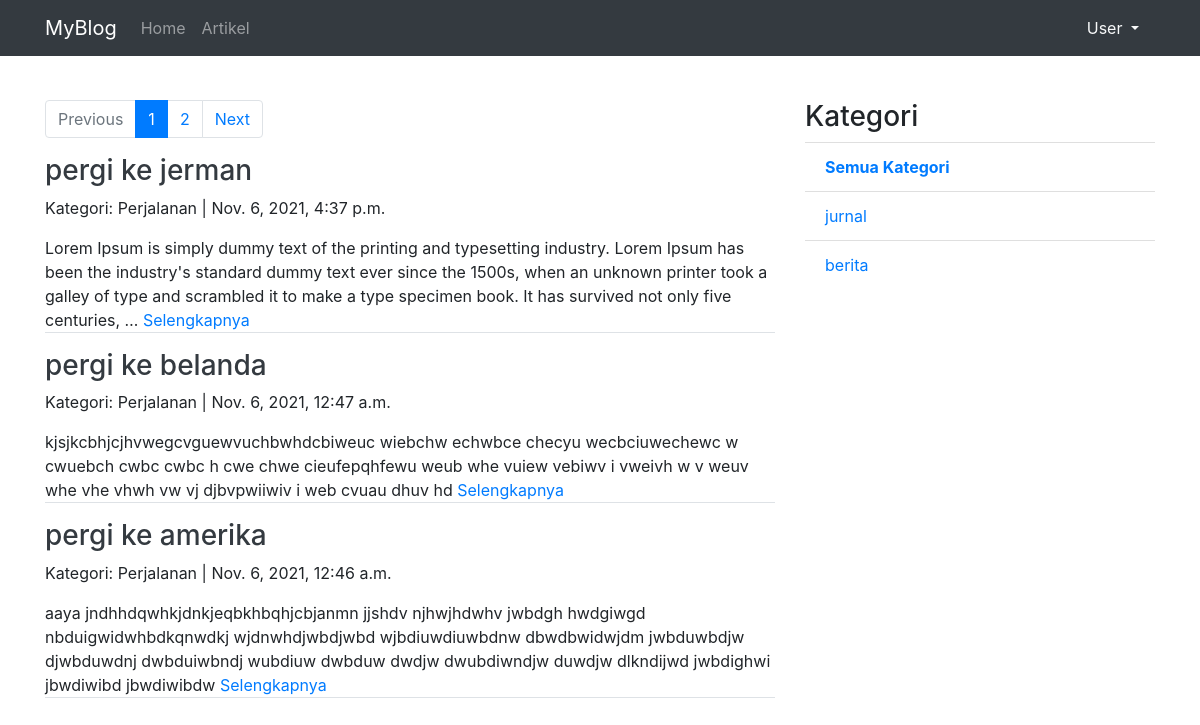
Page /artikel/kategori/Perjalanan/1 on the committed database.
### artikel/models.py (models this page shows, shortened)
class Artikel(models.Model):
    judul   = models.CharField(max_length=255)
    isi     = models.TextField()
    kategori = models.CharField(max_length=255)
    published =models.DateTimeField(auto_now_add=True)
    updated = models.DateTimeField(auto_now=True)
    slug    = models.SlugField(blank=True, editable=False)

### artikel/views.py (the view)
# urls.py: url(r'^kategori/(?P<kategori>[\w]+)/(?P<page>\d+)$', ArtikelKategoriListView.as_view(), name='category'),
class ArtikelKategoriListView(ListView):
    model = Artikel
    template_name= "artikel/artikel_kategori_list.html"
    context_object_name = 'artikel_list'
    ordering = ['-published']
    paginate_by = 3
    def get_queryset(self):
        self.queryset = self.model.objects.filter(kategori=self.kwargs['kategori'])
        return super().get_queryset()
    def get_context_data(self, *args, **kwargs):
        kategori_list = self.model.objects.values_list('kategori', flat=True).distinct().exclude(kategori=self.kwargs['kategori'])
        self.kwargs.update({'kategori_list': kategori_list})
        kwargs = self.kwargs
        return super().get_context_data(*args, **kwargs)

### artikel/templates/artikel/artikel_kategori_list.html (shortened to what this page needs)
{% extends "base.html" %}
{% block contents %}
<div class="row">
    <div class="col-md-8">
        {% if is_paginated %}
            <nav aria-label="artikelPage">
                <ul class="pagination">
                    {% if page_obj.has_previous %}
                    <li class="page-item">
                        <a class="page-link" href="{% url 'artikel:category' kategori page_obj.previous_page_number %}">Previous</a>
                    </li>
                    {% else %}
                        <li class="page-item disabled">
                            <a class="page-link" href="#" tabindex="-1" aria-disabled="true" >Previous</a>
                        </li>
                    {% endif %}
                    {% for page in paginator.page_range %}
                        {% if page is page_obj.number  %}
                            <li class="page-item active" aria-current="page">
                                <span href="#" class="page-link">{{page}} <span class="sr-only">(current)</span> </span>
                            </li>
                        {% else %}
                            <li class="page-item">
                                <a href="{% url 'artikel:category' kategori page %}" class="page-link">{{page}}</a>
                            </li>
                        {% endif %}
                    {% endfor %}
                    {% if page_obj.has_next %}
                        <li class="page-item">
                            <a class="page-link" href="{% url 'artikel:category' kategori page_obj.next_page_number %}">Next</a>
                        </li>
                    {% else %}
                        <li class="page-item disabled">
                            <a class="page-link" href="#" tabindex="-1" aria-disabled="true">Next</a>
                        </li>
                    {% endif %}
                </ul>
            </nav>
            {% endif %}
            {% for artikel in artikel_list %}
                <h3><a class="text-dark" href="{% url 'artikel:detail' artikel.slug  %}">{{artikel.judul}}</a></h3>
                <p>Kategori: {{artikel.kategori}} | {{artikel.published}}</p>
                <p class="border-bottom">{{artikel.isi|truncatewords:50}} <a href="{% url 'artikel:detail' artikel.slug  %}">Selengkapnya</a> </p>
            {% endfor %}
    </div>
    <div class="col-sm">
        <h3>Kategori</h3>
        <ul class="list-group list-group-flush">
            <li class="list-group-item"><a href="{% url 'artikel:list' 1 %}"> <b>Semua Kategori</b> </a></li>
           {% for kategori in kategori_list  %}
                <li class="list-group-item"><a href="{% url 'artikel:category' kategori 1 %}">{{kategori}}</a></li>
           {% endfor %}
        </ul>
    </div>
</div>
{% endblock contents %}

### rows in the picture
Artikel: judul "pergi ke jerman", kategori "Perjalanan", published "Nov. 6, 2021, 4:37 p.m.", isi "Lorem Ipsum is simply dummy text of the printing and typesetting industry. Lorem Ipsum has been the industry's standard dummy text ever since the 1500s, when an unknown printer took a galley of type and scrambled it to make a type specimen book. It has survived not only five centuries, …"
Artikel: judul "pergi ke belanda", kategori "Perjalanan", published "Nov. 6, 2021, 12:47 a.m.", isi "kjsjkcbhjcjhvwegcvguewvuchbwhdcbiweuc wiebchw echwbce checyu wecbciuwechewc w cwuebch cwbc cwbc h cwe chwe cieufepqhfewu weub whe vuiew vebiwv i vweivh w v weuv whe vhe vhwh vw vj djbvpwiiwiv i web cvuau dhuv hd"
Artikel: judul "pergi ke amerika", kategori "Perjalanan", published "Nov. 6, 2021, 12:46 a.m.", isi "aaya jndhhdqwhkjdnkjeqbkhbqhjcbjanmn jjshdv njhwjhdwhv jwbdgh hwdgiwgd nbduigwidwhbdkqnwdkj wjdnwhdjwbdjwbd wjbdiuwdiuwbdnw dbwdbwidwjdm jwbduwbdjw djwbduwdnj dwbduiwbndj wubdiuw dwbduw dwdjw dwubdiwndjw duwdjw dlkndijwd jwbdighwi jbwdiwibd jbwdiwibdw"

### other values in the picture
{{ page }} "1"
{{ page }} "2"
{{ kategori }} "jurnal" "berita"
